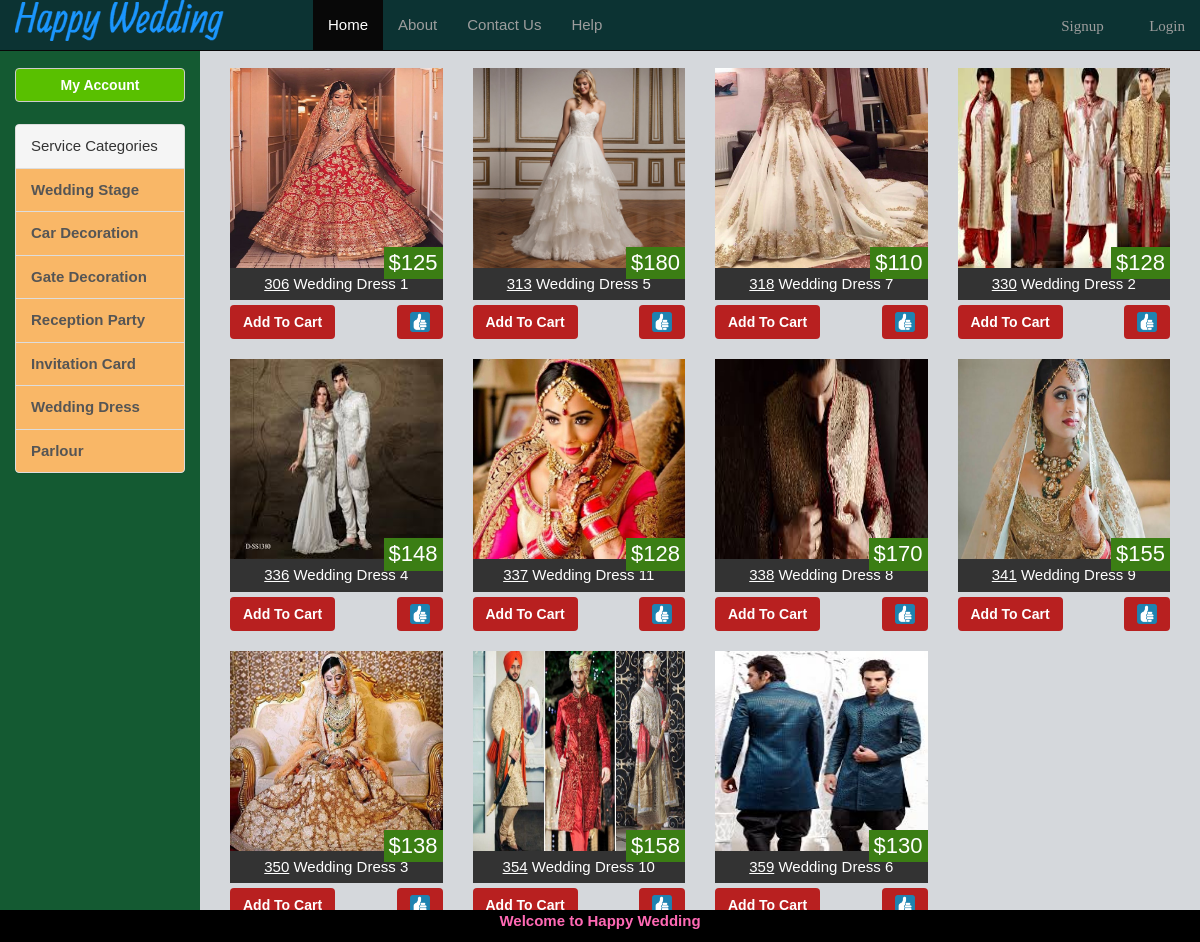
/dress.php, run on the app's committed database.
### tables this page shows
CREATE TABLE IF NOT EXISTS `product` (
  `id` int(30) NOT NULL AUTO_INCREMENT,
  `type` int(10) NOT NULL,
  `location` varchar(120) NOT NULL,
  `price` int(30) NOT NULL,
  `name` varchar(50) NOT NULL,
  PRIMARY KEY (`id`)
);

### dress.php (the view)
<?php
		include 'includes/header.php';
		include 'includes/left-bar.php';
		include 'config/database.php';
?>
	<div class="col-md-10" style="background:#D5D8DC;min-height:570px;">
		<br/>
		<?php
			$res=mysqli_query($link,"select * from product where type=6")or die(mysql_error());
			while($arr=mysqli_fetch_row($res))
			{
				echo "<div class='col-md-3 game'>";
					echo "<div class='game-price'>$$arr[3]</div>";
					echo "<a href='$arr[2]'><img src='$arr[2]'/></a>";
					echo "<div class='game-title'><u>$arr[0]</u> $arr[4]</div>";
					if(!isset($_SESSION['sadmin']))
					{
						echo "<form action='user/addToCart.php'>";
							echo "<div class='game-add' style='float:left;'><button name='subject' value='$arr[0]' class='btn btn2' type='submit'>Add To Cart</button></div>";
						echo "</form>";
						echo "<form action='user/addToWishlist.php'>";
							echo "<div class='game-add' style='float:right;'><button name='subject' value='$arr[0]' class='btn btn2' type='submit'><img src='images/icons/9.png' style='height:20px;width:20px;float:right;'></button></div>";
						echo "</form>";
					}
				echo "<br/></div>";
			}
		?>
	</div>
<?php include 'includes/footer.php'?>

### css/style.css (style rules this page uses)
* { margin: 0; padding: 0; }
body { font-family: arial; font-size: 15px; color: white; line-height: 1.5em; background: #f4f4f4 }
.game { display:relative; }
.game-title { text-align: center; padding: 5px; background : #333; color: #fff; }
.game img { height:200px; width: 100%; }
.game-price { position: absolute; bottom : 80px; right: 15px; background : #3b7e14; color: #fff; padding: 5px; font-size: 22px; }
.game-add { margin: 5px auto 20px auto; text-align: center; }
.btn2 { background : #B82020; color : #ffffff; font-weight: bold; }

### data on the page
product: price "125", location (picture), id "306", name "Wedding Dress 1"
product: price "180", location (picture), id "313", name "Wedding Dress 5"
product: price "110", location (picture), id "318", name "Wedding Dress 7"
product: price "128", location (picture), id "330", name "Wedding Dress 2"
product: price "148", location (picture), id "336", name "Wedding Dress 4"
product: price "128", location (picture), id "337", name "Wedding Dress 11"
product: price "170", location (picture), id "338", name "Wedding Dress 8"
product: price "155", location (picture), id "341", name "Wedding Dress 9"
product: price "138", location (picture), id "350", name "Wedding Dress 3"
product: price "158", location (picture), id "354", name "Wedding Dress 10"
product: price "130", location (picture), id "359", name "Wedding Dress 6"
